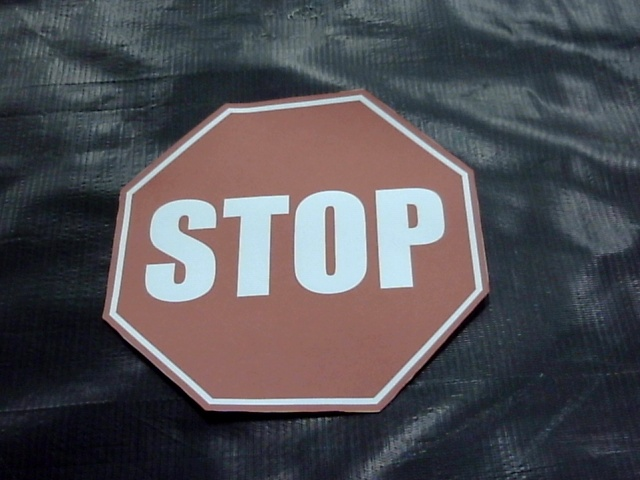
#> input picture dataset/images/train/stop119.jpg, 640 x 480 px
$ python -i board_utils.py   (imports and definitions only)
#> lines starting #> are read from the running program, lines starting #| are printed output that depends on the picture; after the words box and inside, x2 and y2 are one past the last pixel; in counts of white or black regions, pixels touching at a corner belong together
#> further down, picture is the input picture: shape (480, 640, 3); mean B, G, R 84, 79.2, 81.2
"""Shared full-board detectors for Phase 1 relabeling.

Target definition (see docs/PHASE0_BASELINE.md):
  - diamond signs (u_turn, turn_left, turn_right): FULL white diamond board
    (axis-aligned bounding box of the 4-sided board polygon).
  - stop: FULL red octagon board (bounding box of the 6-10 sided polygon).

Strategy: edge/polygon based (no symbol heuristics). A candidate is accepted
only if it passes ALL quality checks; otherwise the image is reported as
REJECTED (no .txt written -- a missing label is safer than a false one).
"""

import cv2
import numpy as np

# (canny_low, canny_high) sweep for diamond boards
_CANNY_PAIRS = [(40, 120), (50, 150), (30, 100)]

_MIN_SIDE_FRAC = 0.05   # min w,h as fraction of image side
_MIN_AREA_FRAC = 0.005  # min polygon area as fraction of image area
_MAX_AREA_FRAC = 0.92


# [22 lines left out: functions _qc_common, _white_fill_frac, not called in this run]


def _canny_quads(blur, w, h):
    """Yield (cnt, approx) quads from Canny sweep."""
    for c1, c2 in _CANNY_PAIRS:
        edges = cv2.Canny(blur, c1, c2)
        edges = cv2.dilate(edges, np.ones((3, 3), np.uint8), iterations=1)
        cnts, _ = cv2.findContours(edges, cv2.RETR_EXTERNAL, cv2.CHAIN_APPROX_SIMPLE)
        for cnt in cnts:
            peri = cv2.arcLength(cnt, True)
            if peri < 50:
                continue
            approx = cv2.approxPolyDP(cnt, 0.02 * peri, True)
            if len(approx) == 4 and cv2.isContourConvex(approx):
                yield cnt, approx


def find_diamond_board(img):
    """Return (bx, by, bw, bh) of full diamond board or None.

    Method A: Canny quad + white-fill check (handles green/black backgrounds).
    Method B (fallback): white-mask quad (handles white glossy floor where the
    board merges with reflections, e.g. turn_right304.jpg).
    """
    h, w = img.shape[:2]
#> h = 480; w = 640
    gray = cv2.cvtColor(img, cv2.COLOR_BGR2GRAY)
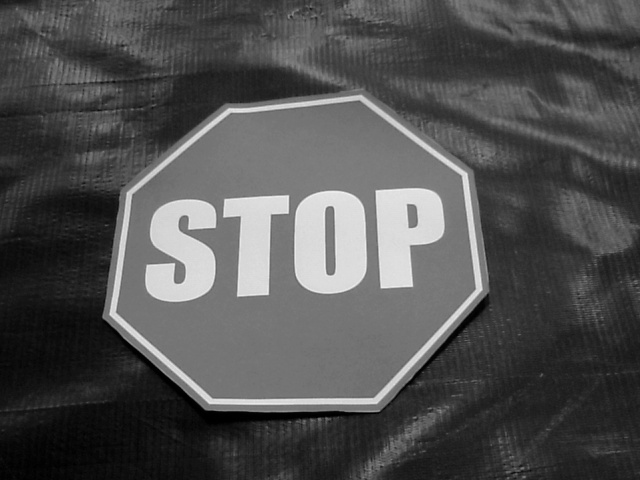
#> gray: shape (480, 640); min 0, max 244, mean 80.3
    blur = cv2.GaussianBlur(gray, (5, 5), 0)
    hsv = cv2.cvtColor(img, cv2.COLOR_BGR2HSV)
#> hsv: shape (480, 640, 3); mean H, S, V 87.1, 71.8, 94.3

    best, best_area = None, 0
    for cnt, approx in _canny_quads(blur, w, h):
        qc = _qc_common(cnt, approx, w, h, (0.65, 1.50), 0.80)
        if qc is None:
            continue
        box, area, _ = qc
        if _white_fill_frac(hsv, box) < 0.25:
            continue
        if area > best_area:
            best, best_area = box, area
#> this loop made 0 passes
#> after the loop, best_area = 0
    if best is not None:
        return best

    # Fallback: white paper mask (handles white glossy floor where the board
    # merges with reflections in Canny, e.g. turn_right304.jpg, and boards
    # cropped by the frame edge, e.g. u_turn221.jpg).
    for kernel, it in [(None, 0), (5, 1)]:
        if kernel is None:
            mask = cv2.inRange(hsv, np.array([0, 0, 150]), np.array([180, 90, 255]))
        else:
            mask = cv2.inRange(hsv, np.array([0, 0, 150]), np.array([180, 90, 255]))
            mask = cv2.morphologyEx(mask, cv2.MORPH_CLOSE,
                                    np.ones((kernel, kernel), np.uint8), iterations=it)
        cnts, _ = cv2.findContours(mask, cv2.RETR_EXTERNAL, cv2.CHAIN_APPROX_SIMPLE)
        for cnt in sorted(cnts, key=cv2.contourArea, reverse=True)[:3]:
            peri = cv2.arcLength(cnt, True)
            if peri < 50:
                continue
            approx = cv2.approxPolyDP(cnt, 0.02 * peri, True)
            if len(approx) != 4 or not cv2.isContourConvex(approx):
                continue
            qc = _qc_common(cnt, approx, w, h, (0.65, 1.50), 0.80)
            if qc is None:
                continue
            box, area, _ = qc
            if area > best_area:
                best, best_area = box, area
        if best is not None:
            return best
#> this loop made 2 passes
#> pass 1, in find_diamond_board, `mask = cv2.inRange(hsv, np.array([0, 0, 150]), np.array([180, 90, 255]))`:
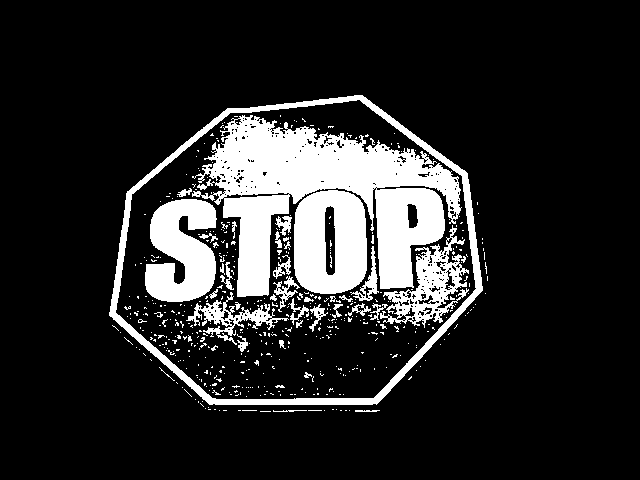
#> mask: shape (480, 640); 15.9% white; 507 white regions (470 under 20 px), largest, box (x1, y1, x2, y2) and area: (192, 115, 462, 297) 21755, (109, 95, 483, 405) 6845, (294, 190, 367, 294) 6136
#> pass 2, in find_diamond_board, `mask = cv2.morphologyEx(mask, cv2.MORPH_CLOSE, np.ones((kernel, kernel..`:
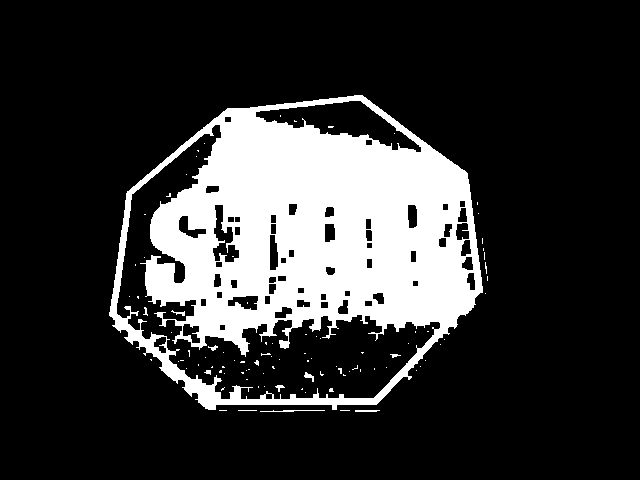
#> mask: shape (480, 640); 19.8% white; 94 white regions (84 under 20 px), largest, box (x1, y1, x2, y2) and area: (109, 95, 483, 410) 60240, (260, 410, 325, 412) 77, (355, 410, 380, 412) 47
#> after the loop, best_area = 0

    # Last resort (truncated board cropped by frame edge): largest white
    # component bbox, gated to image center so floor fragments are rejected.
    mask = cv2.inRange(hsv, np.array([0, 0, 150]), np.array([180, 90, 255]))
    mask = cv2.morphologyEx(mask, cv2.MORPH_CLOSE, np.ones((5, 5), np.uint8), iterations=1)
    cnts, _ = cv2.findContours(mask, cv2.RETR_EXTERNAL, cv2.CHAIN_APPROX_SIMPLE)
    for cnt in sorted(cnts, key=cv2.contourArea, reverse=True)[:3]:
        area = cv2.contourArea(cnt)
        if area < _MIN_AREA_FRAC * w * h or area > _MAX_AREA_FRAC * w * h:
            continue
        bx, by, bw, bh = cv2.boundingRect(cnt)
        if bw < _MIN_SIDE_FRAC * w or bh < _MIN_SIDE_FRAC * h:
            continue
        cx, cy = (bx + bw / 2.0) / w, (by + bh / 2.0) / h
        if abs(cx - 0.5) > 0.30 or abs(cy - 0.5) > 0.30:
            continue
        asp = bw / float(bh)
        if not (0.65 < asp < 1.50):
            continue
        if area > best_area:
            best, best_area = (bx, by, bw, bh), area
#> this loop made 3 passes
#> (area, bx, by, bw, bh, cx, cy, asp) on pass 1: (89941.5, 109, 95, 374, 315, 0.463, 0.526, 1.19)
#> area on pass 2: 21.5
#> after the loop, best_area = 89941.5
    return best


# [58 lines left out: functions find_stop_board, accept_box, write_yolo_txt, not called in this run]

>>> import cv2
>>> picture = cv2.imread('../../dataset/images/train/stop119.jpg')
>>> result = find_diamond_board(picture)
#> result = (109, 95, 374, 315)

$ run again, on dataset/images/train/stop195.jpg
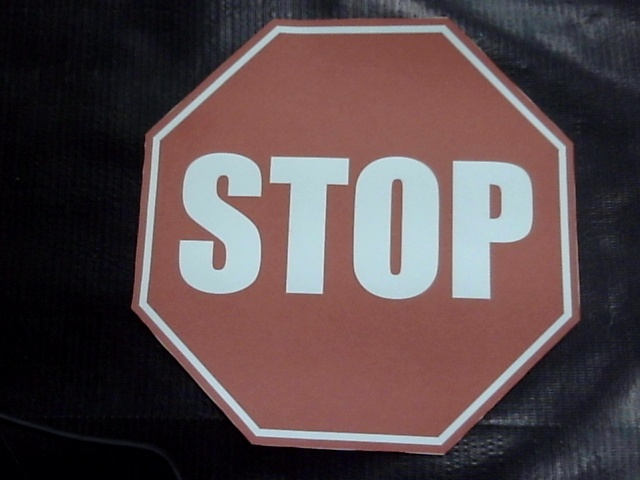
#> input picture dataset/images/train/stop195.jpg, 640 x 480 px
#> picture is the input picture: shape (480, 640, 3); mean B, G, R 73.2, 71.2, 86.5
#> in find_diamond_board, `gray = cv2.cvtColor(img, cv2.COLOR_BGR2GRAY)`:
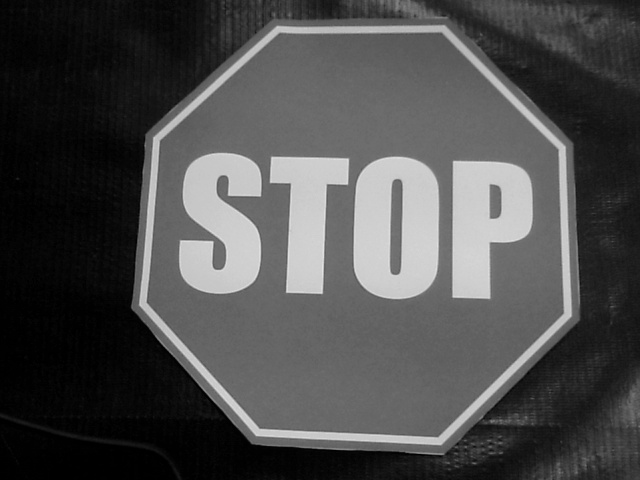
#> gray: shape (480, 640); min 0, max 227, mean 76
#> hsv: shape (480, 640, 3); mean H, S, V 79.7, 91.1, 92.8
#> after the loop in find_diamond_board, `for cnt, approx in _canny_quads(blur, w, h):`: best_area = 0
#> the loop in find_diamond_board, `for kernel, it in [(None, 0), (5, 1)]:` made 2 passes
#> pass 1, in find_diamond_board, `mask = cv2.inRange(hsv, np.array([0, 0, 150]), np.array([180, 90, 255]))`:
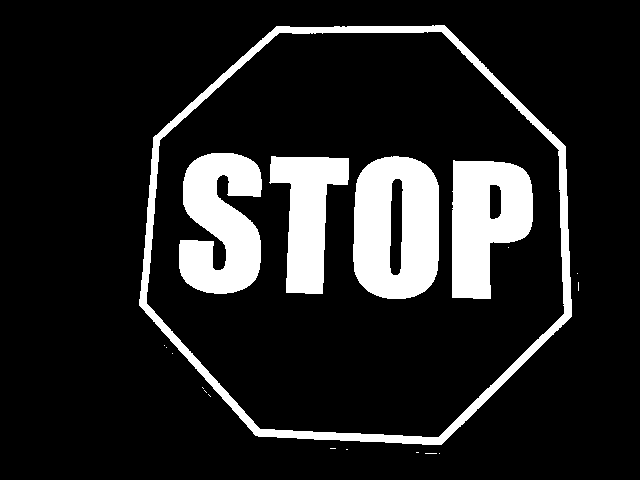
#> mask: shape (480, 640); 13.9% white; 19 white regions (14 under 20 px), largest, box (x1, y1, x2, y2) and area: (139, 25, 572, 445) 10221, (353, 156, 439, 299) 9919, (179, 153, 262, 294) 8492, (452, 160, 533, 299) 8005, (269, 156, 349, 294) 6127
#> the loop in find_diamond_board, `for cnt in sorted(cnts, key=cv2.contourArea, reverse=True)[:3]:` made 3 passes
#> (area, bx, by, bw, bh, cx, cy, asp) on pass 1: (144678.5, 139, 25, 433, 420, 0.555, 0.49, 1.03)
#> after the loop in find_diamond_board, `for cnt in sorted(cnts, key=cv2.contourArea, reverse=True)[:3]:`: best_area = 144678.5
#> result = (139, 25, 433, 420)
